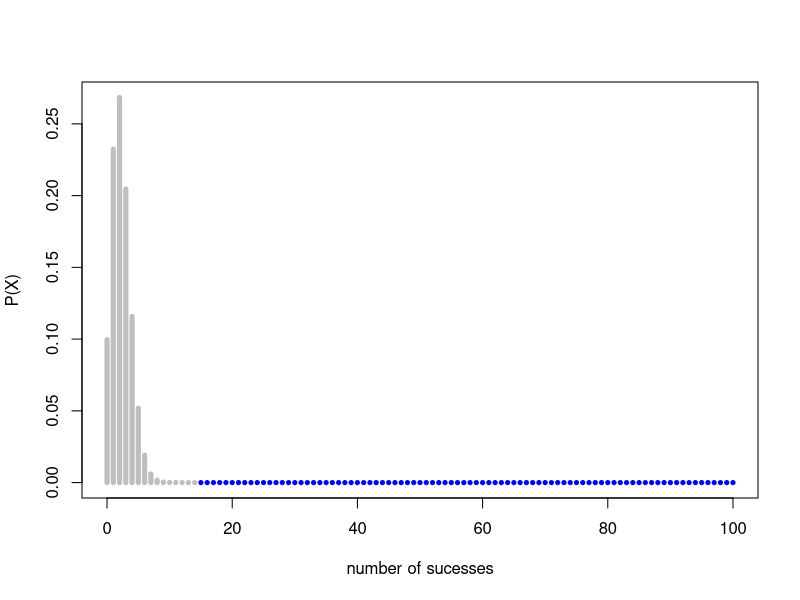
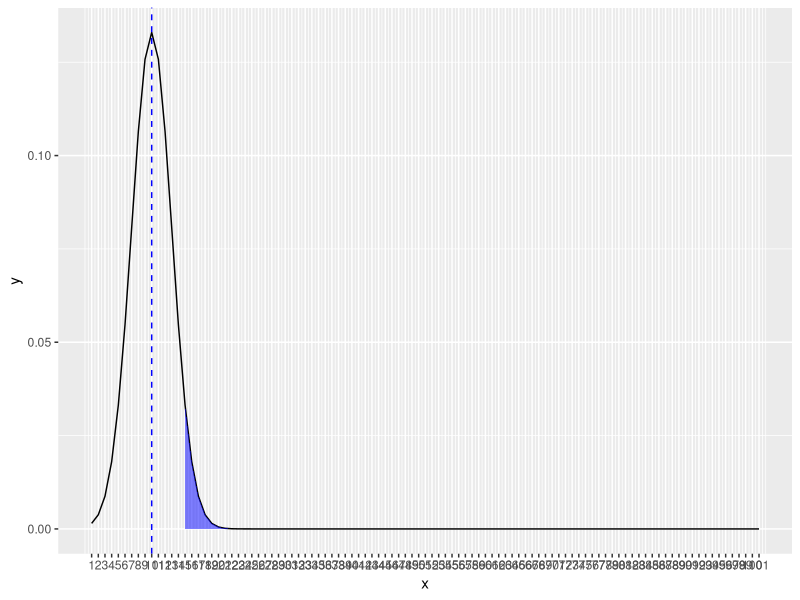

Here is the R script that generated these plots, in order:
#page no:290-291
library(ggplot2)
library(gridExtra)
mu=10
sd=3
x=16
z=(x-mu)/sd
xx=0:100
n=100
px=dbinom(xx,size=n,prob=0.0228)
df<-data.frame(x=xx,y=px)
z1=15
z2=100
p1<-plot(df$x,df$y,type='h',lty=1,lwd=5,xlab="number of sucesses",ylab="P(X)",col=ifelse(df$x<15,'grey','blue'))
x_norm=seq(0:100)
p_norm=dnorm(x_norm,mean=mu,sd=sd)
df_norm<-data.frame(x=x_norm,y=p_norm)
p2<-qplot(x,y,data=df_norm,geom="line")+
  geom_ribbon(data=subset(df_norm, x>=15 ),aes(ymax=y),ymin=0,
              fill="blue",colour=NA,alpha=0.5)+
  scale_x_continuous("x",labels=as.character(seq(0:100)),breaks=seq(0:100))+
  geom_vline(aes(xintercept=mu),color="blue",linetype="dashed")
p2